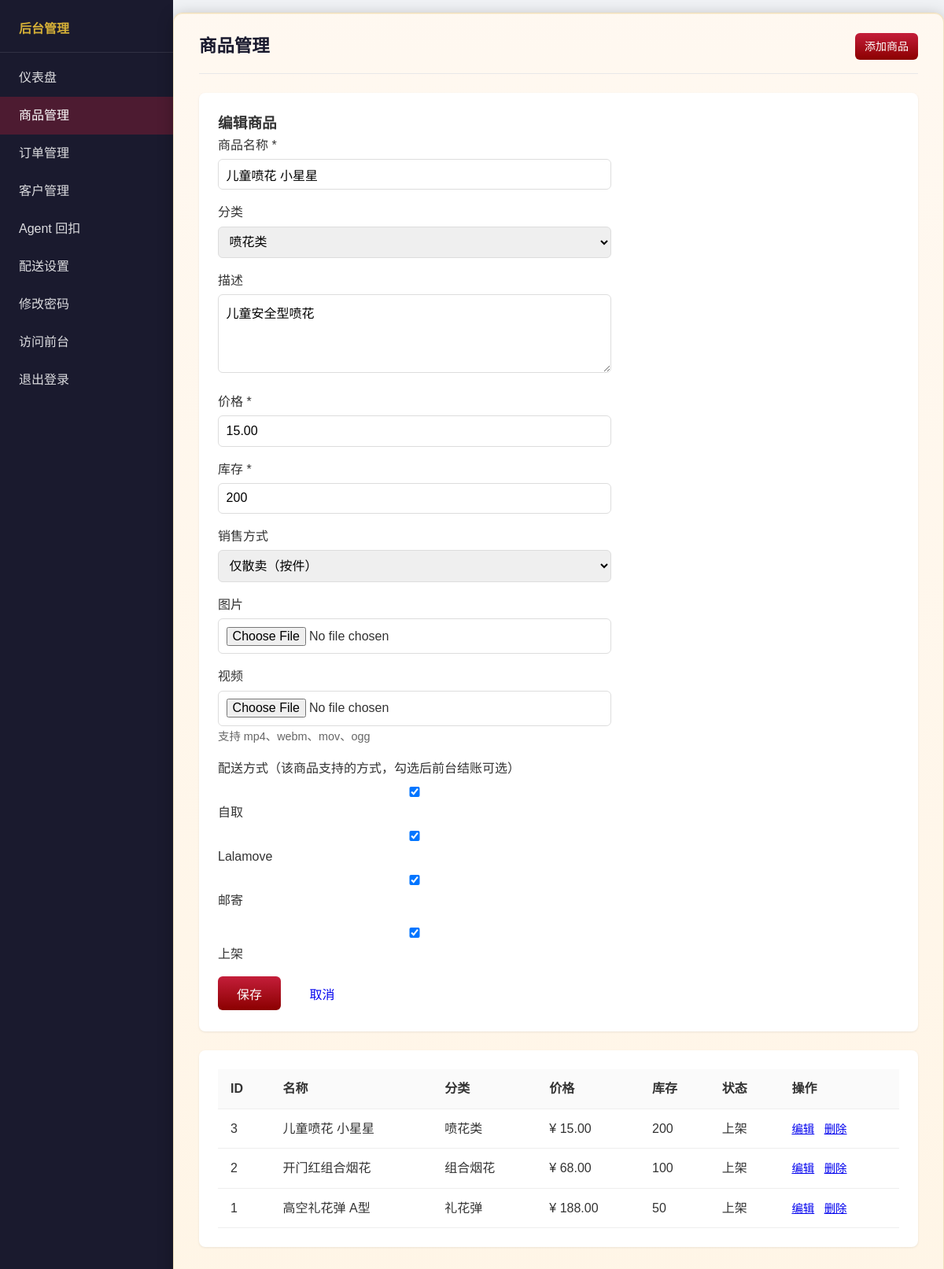
/admin/products.php?action=edit&id=3 (signed in), run on the app's committed database.
### tables this page shows
CREATE TABLE IF NOT EXISTS products (
    id INT AUTO_INCREMENT PRIMARY KEY,
    category_id INT DEFAULT NULL,
    name VARCHAR(200) NOT NULL,
    description TEXT,
    price DECIMAL(10,2) NOT NULL DEFAULT 0,
    stock INT NOT NULL DEFAULT 0,
    image VARCHAR(255) DEFAULT NULL,
    video VARCHAR(255) DEFAULT NULL,
    is_active TINYINT(1) DEFAULT 1,
    allow_self_pickup TINYINT(1) DEFAULT 1,
    allow_lalamove TINYINT(1) DEFAULT 1,
    allow_mail TINYINT(1) DEFAULT 1,
    sell_type VARCHAR(20) DEFAULT 'piece' COMMENT 'piece=仅散卖 box=仅按箱 both=箱+散',
    box_pieces INT DEFAULT NULL COMMENT '每箱件数，按箱时用',
    price_box DECIMAL(10,2) DEFAULT NULL COMMENT '每箱价格',
    agent_rebate DECIMAL(10,2) DEFAULT NULL COMMENT 'Agent回扣金额，折后价=原价-回扣，不填则显示原价',
    agent_rebate_box DECIMAL(10,2) DEFAULT NULL COMMENT 'Agent按箱回扣，不填则箱价不变',
    created_at TIMESTAMP DEFAULT CURRENT_TIMESTAMP,
    updated_at TIMESTAMP DEFAULT CURRENT_TIMESTAMP ON UPDATE CURRENT_TIMESTAMP,
    FOREIGN KEY (category_id) REFERENCES categories(id) ON DELETE SET NULL
);

CREATE TABLE IF NOT EXISTS categories (
    id INT AUTO_INCREMENT PRIMARY KEY,
    name VARCHAR(50) NOT NULL,
    sort_order INT DEFAULT 0
);

### admin/products.php (the view, shortened to what this page needs)
<?php
require_once __DIR__ . '/../config.php';
$categories = $pdo->query("SELECT id, name FROM categories ORDER BY sort_order")->fetchAll();
$action = $_GET['action'] ?? 'list';
$id = isset($_GET['id']) ? (int)$_GET['id'] : 0;
$product = null;
if ($action === 'edit' && $id) {
    $stmt = $pdo->prepare("SELECT * FROM products WHERE id = ?");
    $stmt->execute([$id]);
    $product = $stmt->fetch();
}
$products = $pdo->query("SELECT p.*, c.name AS category_name FROM products p LEFT JOIN categories c ON p.category_id = c.id ORDER BY p.id DESC")->fetchAll();
?>
<!DOCTYPE html>
<html lang="zh-CN">
<head>
    <link rel="stylesheet" href="<?php echo BASE_PATH; ?>assets/css/style.css">
    <link rel="stylesheet" href="<?php echo BASE_PATH; ?>assets/css/admin.css">
</head>
<body>
<div class="admin-layout">
    <aside class="admin-sidebar">
        <div class="brand">后台管理</div>
        <a href="index.php">仪表盘</a>
        <a href="products.php" class="active">商品管理</a>
        <a href="orders.php">订单管理</a>
        <a href="customers.php">客户管理</a>
        <a href="agent_rebate.php">Agent 回扣</a>
        <a href="delivery_settings.php">配送设置</a>
        <a href="change_password.php">修改密码</a>
        <a href="<?php echo BASE_PATH; ?>index.php" target="_blank">访问前台</a>
        <a href="logout.php">退出登录</a>
    </aside>
    <main class="admin-main">
        <div class="admin-header">
            <h2>商品管理</h2>
            <a href="?action=add" class="btn btn-primary btn-sm">添加商品</a>
        </div>
        <?php if ($action === 'add' || $action === 'edit'): ?>
        <div class="admin-card">
            <h3><?php echo $action === 'add' ? '添加商品' : '编辑商品'; ?></h3>
            <form method="post" enctype="multipart/form-data" style="max-width:500px;">
                <div class="form-group">
                    <label>商品名称 *</label>
                    <input type="text" name="name" required value="<?php echo $product ? htmlspecialchars($product['name']) : ''; ?>">
                </div>
                <div class="form-group">
                    <label>分类</label>
                    <select name="category_id">
                        <?php foreach ($categories as $c): ?>
                            <option value="<?php echo $c['id']; ?>" <?php echo ($product && $product['category_id'] == $c['id']) ? 'selected' : ''; ?>><?php echo htmlspecialchars($c['name']); ?></option>
                        <?php endforeach; ?>
                    </select>
                </div>
                <div class="form-group">
                    <label>描述</label>
                    <textarea name="description"><?php echo $product ? htmlspecialchars($product['description']) : ''; ?></textarea>
                </div>
                <div class="form-group">
                    <label>价格 *</label>
                    <input type="number" name="price" step="0.01" required value="<?php echo $product ? $product['price'] : ''; ?>">
                </div>
                <div class="form-group">
                    <label>库存 *</label>
                    <input type="number" name="stock" min="0" required value="<?php echo $product ? $product['stock'] : '0'; ?>">
                </div>
                <div class="form-group">
                    <label>销售方式</label>
                    <select name="sell_type" id="sellType">
                        <option value="piece" <?php echo ($product['sell_type'] ?? 'piece') === 'piece' ? 'selected' : ''; ?>>仅散卖（按件）</option>
                    </select>
                </div>
                <div class="form-group">
                    <label>图片</label>
                    <input type="file" name="image" accept="image/*">
                </div>
                <div class="form-group">
                    <label>视频</label>
                    <input type="file" name="video" accept="video/mp4,video/webm,video/quicktime,video/ogg">
                    <span style="color:#666;font-size:0.9em;">支持 mp4、webm、mov、ogg</span>
                </div>
                <div class="form-group">
                    <label>配送方式（该商品支持的方式，勾选后前台结账可选）</label>
                    <label style="display:block;"><input type="checkbox" name="allow_self_pickup" value="1" <?php echo (!isset($product['allow_self_pickup']) || $product['allow_self_pickup']) ? 'checked' : ''; ?>> 自取</label>
                    <label style="display:block;"><input type="checkbox" name="allow_lalamove" value="1" <?php echo (!isset($product['allow_lalamove']) || $product['allow_lalamove']) ? 'checked' : ''; ?>> Lalamove</label>
                    <label style="display:block;"><input type="checkbox" name="allow_mail" value="1" <?php echo (!isset($product['allow_mail']) || $product['allow_mail']) ? 'checked' : ''; ?>> 邮寄</label>
                </div>
                <div class="form-group">
                    <label><input type="checkbox" name="is_active" value="1" <?php echo (!$product || $product['is_active']) ? 'checked' : ''; ?>> 上架</label>
                </div>
                <button type="submit" class="btn btn-primary">保存</button>
                <a href="products.php" class="btn" style="margin-left:0.5rem;">取消</a>
            </form>
        </div>
        <?php endif; ?>
        <div class="admin-card">
            <table class="admin-table">
                <thead>
                    <tr>
                        <th>ID</th><th>名称</th><th>分类</th><th>价格</th><th>库存</th><th>状态</th><th>操作</th>
                    </tr>
                </thead>
                <tbody>
                    <?php foreach ($products as $p): ?>
                    <tr>
                        <td><?php echo $p['id']; ?></td>
                        <td><?php echo htmlspecialchars($p['name']); ?></td>
                        <td><?php echo htmlspecialchars($p['category_name'] ?? '-'); ?></td>
                        <td>¥ <?php echo number_format($p['price'], 2); ?></td>
                        <td><?php echo $p['stock']; ?></td>
                        <td><?php echo $p['is_active'] ? '上架' : '下架'; ?></td>
                        <td class="admin-actions">
                            <a href="?action=edit&id=<?php echo $p['id']; ?>">编辑</a>
                            <a href="?action=delete&id=<?php echo $p['id']; ?>" onclick="return confirm('确定删除？');">删除</a>
                        </td>
                    </tr>
                    <?php endforeach; ?>
                </tbody>
            </table>
        </div>
    </main>
</div>
</body>
</html>

### assets/css/style.css (style rules this page uses)
:root { --primary: #c41e3a; --primary-dark: #8b0000; --gold: #d4af37; --gold-dark: #b8860b; --dark: #2d0a0a; }
* { box-sizing: border-box; margin: 0; padding: 0; }
body { font-family: 'Microsoft YaHei', 'PingFang SC', sans-serif; background: linear-gradient(145deg, #2d0a0a 0%, #5c1a1a 35%, #8b2500 70%, #1a0a0a 100%); color: #333; min-height: 100vh; line-height: 1.6; }
main { min-height: 60vh; background: linear-gradient(180deg, rgba(255,248,240,0.98) 0%, rgba(255,245,230,0.98) 100%); border-radius: 12px; padding: 2rem; margin-top: 1rem; box-shadow: 0 4px 20px rgba(0,0,0,0.25), inset 0 1px 0 rgba(212,175,55,0.15); border: 1px solid rgba(184,134,11,0.2); }
.form-group { margin-bottom: 1rem; }
.form-group label { display: block; margin-bottom: 0.3rem; font-weight: 500; }
.form-group input, .form-group textarea { width: 100%; padding: 0.6rem; border: 1px solid #ddd; border-radius: 6px; font-size: 1rem; }
.form-group textarea { min-height: 100px; resize: vertical; }
.btn { padding: 0.6rem 1.5rem; border: none; border-radius: 6px; cursor: pointer; font-size: 1rem; text-decoration: none; display: inline-block; }
.btn-primary { background: linear-gradient(180deg, #c41e3a 0%, #8b0000 100%); color: #fff; }

### assets/css/admin.css (style rules this page uses)
.admin-layout { display: flex; min-height: 100vh; background: #f0f2f5; }
.admin-sidebar { width: 220px; background: #1a1a2e; color: #fff; padding: 1.5rem 0; }
.admin-sidebar a { display: block; padding: 0.7rem 1.5rem; color: rgba(255,255,255,0.85); text-decoration: none; }
.admin-sidebar a:hover, .admin-sidebar a.active { background: rgba(196,30,58,0.3); color: #fff; }
.admin-sidebar .brand { padding: 0 1.5rem 1rem; font-weight: bold; color: #d4af37; border-bottom: 1px solid rgba(255,255,255,0.1); margin-bottom: 0.5rem; }
.admin-main { flex: 1; padding: 1.5rem 2rem; overflow: auto; }
.admin-header { display: flex; justify-content: space-between; align-items: center; margin-bottom: 1.5rem; padding-bottom: 1rem; border-bottom: 1px solid #e8e8e8; }
.admin-header h2 { color: #1a1a2e; font-size: 1.4rem; }
.admin-card { background: #fff; border-radius: 8px; box-shadow: 0 1px 3px rgba(0,0,0,0.08); padding: 1.5rem; margin-bottom: 1.5rem; }
.admin-table { width: 100%; border-collapse: collapse; }
.admin-table th, .admin-table td { padding: 0.75rem 1rem; text-align: left; border-bottom: 1px solid #eee; }
.admin-table th { background: #fafafa; font-weight: 600; }
.admin-actions a, .admin-actions button { margin-right: 0.5rem; font-size: 0.9rem; }
.btn-sm { padding: 0.35rem 0.75rem; font-size: 0.875rem; }
.admin-card select { width: 100%; padding: 0.6rem; border: 1px solid #ddd; border-radius: 6px; font-size: 1rem; }

### data on the page
products: name "儿童喷花 小星星", category_id "喷花类", description "儿童安全型喷花", price "15.00", stock "200", sell_type "仅散卖（按件）", allow_self_pickup "☑", allow_lalamove "☑", allow_mail "☑", is_active "☑", id "3", category.name "喷花类", shows "上架"
products: id "2", name "开门红组合烟花", category.name "组合烟花", price "68.00", stock "100", is_active "上架"
products: id "1", name "高空礼花弹 A型", category.name "礼花弹", price "188.00", stock "50", is_active "上架"
